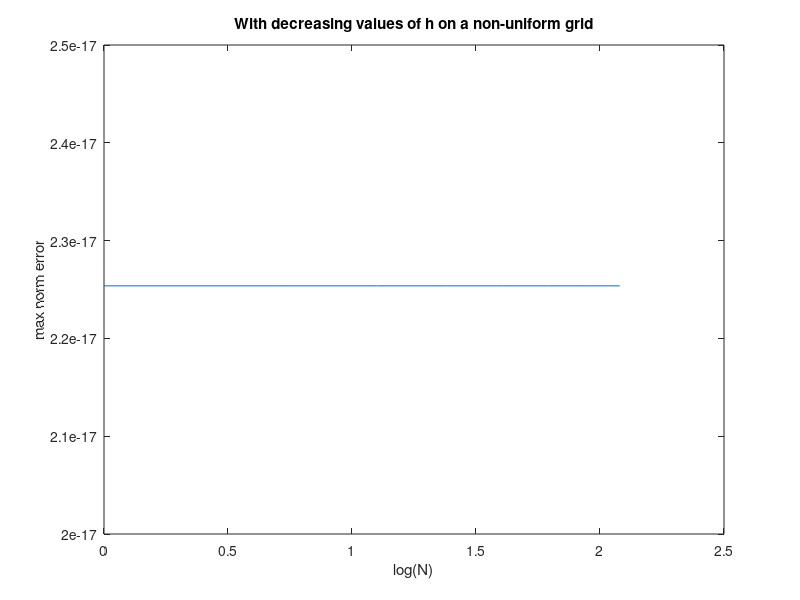

MATLAB code to generate this figure:
% MATH 521, Homework 4, Problem A3
% FEM Time dependent - heat equation
% The PDE is --- du/dt =  u'' , u(0) = u(1) = 0
% I also need an initial condition ..

% exact solution 
ue = @(x,t) cos(x)*exp(-t)

ns = []
max_errs = []
l2_errs = []

for t = 0:8
    % the grid
    N = 16 %*(2^t);
    % Changed to the interval [0, 1]
    h = 1/N;
    x = (0:N)*h*pi - pi/2;
    h =h*pi;
%     x
%     ue(x,1)

    i = t;
    r = (rand(N+1, 1)*2*(h/3^i) - (h/3^i))';
%     x = x + r;
%     x_r = [-pi/2 x]
    x_r(1) = -pi/2;
    x_r(N+2) = pi/2; 
    % plot(x, zeros(9, 1), 'o')

    % setup the mass matrix 
    M = zeros(N+1, N+1);
    % setup stiffness matrix K
    K = zeros(N+1, N+1);

    indx = 2;
    for i =1:N+1
        if indx <N+1
             x1 = x_r(indx-1);
             if indx + 1 <= N+1
                x2 = x_r(indx);
                 x3 = x_r(indx +1);
             end
             if indx <=N+1
                 x2 = x_r(indx);
             end
        end

        for j = 1:N+1
            if i == j 
                if i == 1 
                    M(i,j) = 2*(x_r(2) - x_r(1)) / 3; 
                    M(i, i+1) = (x_r(2) - x_r(1))/6;
                    K(i,i+1) = -1/(x_r(2) - x_r(1));
                     K(i,j) = 2 / (x_r(2) - x_r(1));
                elseif i == N+1
                    M(i,j) = 2*(x_r(N+1) - x_r(N)) / 3; 
                    M(i, i-1) = (x_r(N+1) - x_r(N))/6;
                    K(i,i-1) = -1/(x_r(N+1) - x_r(N));   
                     K(i,j) = 2 / (x_r(N+1) - x_r(N));
                else
                    M(i,j) = (x2-x1) / 3 + (x3-x2)/3; 
                    M (i, j-1) = (x2-x1)/6;
                    M (i,j+1) = (x3-x2)/6;

                    K(i, j-1) = -1/(x2-x1);
                    K(i,j+1) = -1/(x3-x2);
                    K(i,j) = 1 / (x2-x1) + 1/(x3-x2);
                end
            end
        end
        indx = indx +1;
    end



    % M2 = M;
    % mass lumping
    for i = 1:N+1
        for j = 1:N+1
            if i == j 
                if i ==1
                    M(1,1) = M(1,1) + 2*M(1,2);
                    M(1,2) = 0;
                elseif i == N+1
                    M(N+1, N+1) = M(N+1, N+1) + 2*M(N+1, N);
                    M(N+1, N) = 0;
                else
                    M(i,i) = M(i,i) + M(i, i-1) + M(i, i+1);
                    M(i, i-1) = 0;
                    M(i, i+1) = 0;
                end
            end
        end
    end
%     M
    % M(1,1) = M(1,1)/2;
    % M(N+1,N+1) = M(N+1,N+1)/2;

    K(1,N+1) = K(1,2);
    K(N+1,1) = K(N+1,N);
%     K

    % finite difference matrix 
    e = ones(N+1,1);
    A = spdiags([e -(2)*e e], -1:1, N+1, N+1);
    % boundary conditions 
    % A(1,2) = 2;
    % A(N+1, N) = 2;

    A(1,N+1) = 1;
    A(N+1, 1) = 1;

    % sanity checks
    a = full(A)/h^2;

    % FEM matrix
    A2 = inv(M)*K;
    % A2(1,1) = A2(1,1)/2;
    % A2(N+1,N+1) = A2(N+1,N+1)/2;

    % initial conditions
    U0 = cos(x);
    U0 = U0';
    % or
    % U0 = rand(N+1, 1); %ones(N+1,1)*rand(); 

    k = 0.0005;
    m = floor(1/k)+1;
    k = 1/m;
    t_current = 0;
    k1 = k/(h^2);
    C = 1/18;
    k2 = 0.04*h^2;
%     k2
    % plot(x,U0)
    % forward euler on the heat equation 
    for j = 2:m % for time steps
        U = U0;   
        U = U - k*A2*U;
        t_current = (j-1)*k;

    %     The FD approximation
    %     U = U + k1*A*U;
    %     t_current = (j-1)*k;


    %         t_current = (j-1)*k2;
        for i = 1:N+1 % for space steps
            if i == 1 || i == N+1   
                U(i) = 0; 
            elseif i == N+1
    %             U(i) = U(N);
            else
    %              U(i) = U(i)+k*(U(i+1)-2*U(i)+U(i-1));
            end
        end

        U0 = U;
%         plot(x,U0, 'b')
%         hold on;- '*')
%         ylim([-2, 2])
% 
%          pause(0.05)   
%          clf
    end
%     t_current
    % Error at time T - wrt grid size
    % max norm error

    % plot(x, ue(x, t_current), '*')
    % ylim([-2, 2])
    % hold on
    % plot(x, U, 'b')

    max_norm_error = max(abs(U - ue(x, t_current)' ))
    % ue(x, t_current)
    % U'
     
     uh = U;

     % set the errors to zero, for summation
     L2err = 0;

     for j = 2:length(uh)-1
        L2err = L2err + (ue(j, t_current)-uh(j)^2);
    end

    L2err = sqrt(mean(h))*sqrt(L2err)
%     ns = [ns, N];
    ns = [ns t];
    max_errs = [max_errs, max_norm_error];
    l2_errs = [l2_errs, L2err];
end

ns
max_errs
l2_errs
% 
plot(log(ns), max_errs) %legend('L2', 'Max Norm')
title("With decreasing values of h on a non-uniform grid")
xlabel('log(N)')
ylabel('max norm error')


% plot(ones(t+1,1)'*t - ns, max_errs) %legend('L2', 'Max Norm')
% title("With decreasing perturbation on a non-uniform grid")
% xlabel('degree of perturbation')
% ylabel('max norm error')

